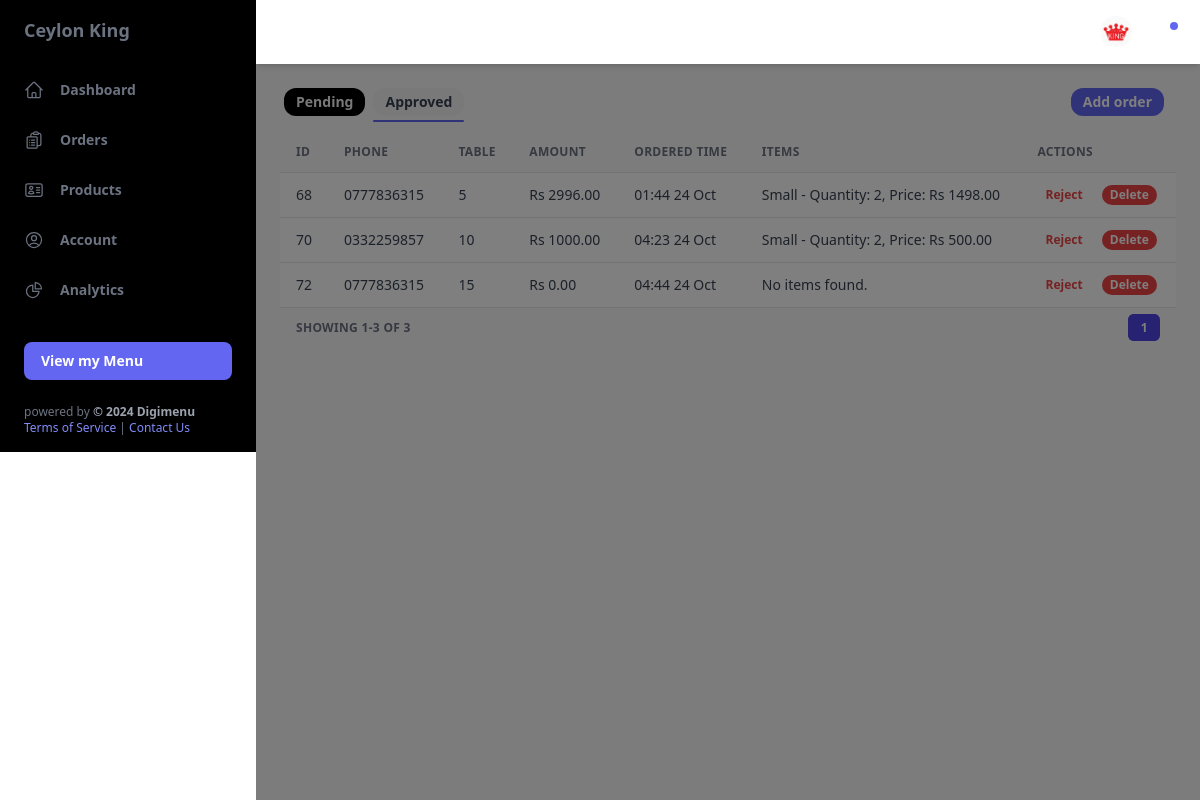
The app's page /dashboard/orders/approved/ (signed in) with its own data.
### main/models.py (models this page shows, shortened)
class Profile(models.Model):
    user = models.OneToOneField(User, on_delete=models.CASCADE)
    phone = models.CharField(max_length=20, blank=True)
    address1 = models.CharField(max_length=200, blank=True)
    resturant_name = models.CharField(max_length=200, blank=True)
    resturant_slogan = models.CharField(max_length=200, blank=True)
    image = models.ImageField(upload_to='uploads/product/', blank=True, null=True)
    description = models.CharField(max_length=400, default='0', blank=True, null=True)
    city = models.CharField(max_length=200, blank=True)
    zipcode = models.CharField(max_length=200, blank=True)
    country = models.CharField(max_length=200, blank=True)

class Portion(models.Model):
    product = models.ForeignKey(Product, on_delete=models.CASCADE, related_name='portions')
    name = models.CharField(max_length=100)
    price = models.DecimalField(default=0, decimal_places=2, max_digits=6)
    size = models.CharField(max_length=20, null=True, blank=True)

### cart/models.py (models this page shows, shortened)
class Order(models.Model):
	phone = models.CharField(max_length=20, blank=True)
	table_no = models.PositiveBigIntegerField(default=1, null=False)
	amount_paid = models.DecimalField(max_digits=7, decimal_places=2)
	date_ordered = models.DateTimeField(auto_now_add=True)
	resturant = models.ForeignKey(Profile, on_delete=models.CASCADE)
	approval = models.BooleanField(default=False)

class OrderItem(models.Model):
	order = models.ForeignKey(Order, on_delete=models.CASCADE, null=True)
	portion = models.ForeignKey(Portion, on_delete=models.CASCADE, null=True)
	quantity = models.PositiveBigIntegerField(default=1)
	price = models.DecimalField(max_digits=7, decimal_places=2)

### dashboard/views.py (the view, shortened to what this page needs)
# urls.py: path('orders/approved/', views.approved, name='approved'),
@login_required
def approved(request):
    profile = get_object_or_404(Profile, user=request.user)
    today = now().date()
    orders_list = Order.objects.filter(resturant=profile, date_ordered__date=today, approval=True).order_by('date_ordered')
    paginator = Paginator(orders_list, 10)
    page_number = request.GET.get('page')
    orders = paginator.get_page(page_number)
    context = {
        'orders': orders,
        'title': 'Orders'
    }
    return render(request, 'orders.html', context)

### cart/cart.py (called while the page is built)
    def cart_total(self, app_id):
        self.session_key = f'app_{app_id}_cart'
        self.cart = self.session.get(self.session_key, {})
        portion_ids = self.cart.keys()
        portions = Portion.objects.filter(id__in=portion_ids)
        quantities = self.cart
        total = 0
        for key, value in quantities.items():
            key = int(key)
            for portion in portions:
                if portion.id == key:
                    total = total + (portion.price * value)
        return total

    def __len__(self):
        return len(self.cart)

    def get_prods(self):
        portion_ids = self.cart.keys()
        portions = Portion.objects.filter(id__in=portion_ids)
        return portions

    def get_quants(self):
        return self.cart

### cart/context_processors.py (called while the page is built)
def cart_items(request):
    app_id = request.resolver_match.kwargs.get('resturant_id')
    cart = Cart(request, app_id)
    return {
        'cart_products': cart.get_prods(),
        'quantities': cart.get_quants(),
        'total_items': cart.__len__(),
        'totals': cart.cart_total(app_id),
    }

### dashboard/context_processors.py (called while the page is built)
def profile(request):
    if request.user.is_authenticated:
        profile = get_object_or_404(Profile, user=request.user)
        categories = Category.objects.filter(resturant=profile)
        return {"profile": profile, "menus": categories}
    else:
        return {}  # Return an empty context or default values as needed

### main/context_processors.py (called while the page is built, shortened)
def resturant(request):
    resturant_id = request.resolver_match.kwargs.get('resturant_id', None)
    return {}

### dashboard/templates/orders.html (shortened to what this page needs)
{% extends 'dbase.html' %}
{% load static %}
{% block content %}
{% include 'ordertabs.html' %}
<div class="w-full overflow-hidden rounded-lg shadow-xs mb-6">
  <div class="w-full overflow-x-auto">
    <table class="w-full whitespace-no-wrap">
      <thead>
        <tr
          class="text-xs font-semibold tracking-wide text-left text-gray-500 uppercase border-b dark:border-gray-700 bg-gray-50 dark:text-gray-100 dark:bg-black"
        >
          <th class="px-4 py-3 w-6">ID</th>
          <th class="px-4 py-3">Phone</th>
          <th class="px-4 py-3">Table</th>
          <th class="px-4 py-3">Amount </th>
          <th class="px-4 py-3">Ordered Time</th>
          <th class="px-4 py-3">Items</th>
          <th class="px-4 py-3">Actions</th>
        </tr>
      </thead>
      <tbody
        class="bg-white divide-y dark:divide-gray-700 dark:bg-black"
      >
      {% if orders %}
      {% for order in orders %}
        <tr class="text-gray-700 dark:text-gray-400 ">
          <td class="px-4 py-3 text-sm align-top text-left">{{ order.id }}</td>
          <td class="px-4 py-3 text-sm align-top text-left">{{ order.phone }}</td>
          <td class="px-4 py-3 text-sm align-top text-left">{{ order.table_no }}</td>
          <td class="px-4 py-3 text-sm align-top text-left">Rs {{ order.amount_paid }}</td>
          <td class="px-4 py-3 text-sm align-top text-left">{{ order.date_ordered|date:"H:i d M" }}</td>
          <td class="px-4 py-3 text-sm align-top text-left">
            <ul>
              {% for item in order.orderitem_set.all %}
                <li>{{ item.portion.name }} - Quantity: {{ item.quantity }}, Price: Rs {{ item.price }}</li>
              {% empty %}
                <li>No items found.</li>
              {% endfor %}
            </ul>
          </td>
          <td class="px-4 py-3 text-xs flex flex-row">
            <form method="post">
              {% if request.path == '/dashboard/orders/approved/' %}
              <button type="submit" name="reject_order" value="{{ order.id }}" class="bg-white rounded-xl font-bold text-red-500 px-2 py-0.5">Reject</button>
              {% endif %}
              <button type="submit" name="delete_order" value="{{ order.id }}" class="bg-red-500 rounded-xl ml-2 font-bold text-white px-2 py-0.5">Delete</button>
            </form>
          </td>
        </tr>
      {% endfor %}
      {% else %}
        <tr>
          <td colspan="7" class="text-center py-4 text-gray-600">
            No orders found.
          </td>
        </tr>
      {% endif %}
      </tbody>
    </table>
  </div>
  <div
  class="grid px-4 py-3 text-xs font-semibold tracking-wide text-gray-500 uppercase border-t dark:border-gray-700 bg-gray-50 sm:grid-cols-9 dark:text-gray-400 dark:bg-black"
>
  <span class="flex items-center col-span-3">
    Showing {{ orders.start_index }}-{{ orders.end_index }} of {{ orders.paginator.count }}
  </span>
  <span class="col-span-2"></span>
  <span class="flex col-span-4 mt-2 sm:mt-auto sm:justify-end">
    <nav aria-label="Table navigation">
      <ul class="inline-flex items-center">
        {% for num in orders.paginator.page_range %}
          {% if orders.number == num %}
            <li>
              <span class="px-3 py-1 text-white transition-colors duration-150 bg-indigo-600 border border-r-0 border-indigo-600 rounded-md focus:outline-none focus:shadow-outline-indigo">{{ num }}</span>
            </li>
          {% elif num > orders.number|add:'-3' and num < orders.number|add:'3' %}
            <li>
              <a href="?page={{ num }}" class="px-3 py-1 rounded-md focus:outline-none focus:shadow-outline-indigo">{{ num }}</a>
            </li>
          {% endif %}
        {% endfor %}
      </ul>
    </nav>
  </span>
</div>
</div>
{% endblock %}

### dashboard/templates/dsidebar.html (shortened to what this page needs)
<aside
  class="z-20 hidden w-64 overflow-y-auto bg-white dark:bg-black md:block "
>
  <div class="py-4 text-gray-500 dark:text-gray-400 bg-black">
    <a
      class="ml-6 text-lg font-bold text-blabg-black dark:text-gray-200"
      href="#"
    >
      {{profile.resturant_name}}
    </a>
    <ul class="mt-6 ">
      <li class="relative px-6 py-3">
        <a
          class="inline-flex items-center w-full text-sm font-semibold transition-colors duration-150 hover:text-blabg-black {% if request.path == '/dashboard/' %} text-white {% endif %} "
          href="{% url 'dashboard' %}"
        >
          <span class="ml-4">Dashboard</span>
        </a>
      </li>
    </ul>
    <ul>
      <li class="relative px-6 py-3">
        <a
          class="inline-flex items-center w-full text-sm font-semibold transition-colors duration-150 hover:text-blabg-black dark:hover:text-gray-200 {% if request.path == '/dashboard/orders/' %} text-white {% endif %}"
          href="{% url 'orders' %}"
        >
          <span class="ml-4">Orders</span>
        </a>
      </li>
      <li class="relative px-6 py-3">
        <a
          class="inline-flex items-center w-full text-sm font-semibold transition-colors duration-150 hover:text-blabg-black dark:hover:text-gray-200 {% if request.path == '/dashboard/products/' %} text-white {% endif %}"
          href="{% url 'products' %}"
        >
          <span class="ml-4">Products</span>
        </a>
      </li>
      <li class="relative px-6 py-3">
        <a
          class="inline-flex items-center w-full text-sm font-semibold transition-colors duration-150 hover:text-blabg-black dark:hover:text-gray-200"
          href="{% url 'user_info' %}"
        >
          <span class="ml-4">Account</span>
        </a>
      </li>
      <li class="relative px-6 py-3">
        <a
          class="inline-flex items-center w-full text-sm font-semibold transition-colors duration-150 hover:text-blabg-black dark:hover:text-gray-200"
          href="#"
        >
          <span class="ml-4">Analytics</span>
        </a>
      </li>
    </ul>
    <div class="px-6 my-6">
      <a
        class="flex items-center justify-between w-full font-bold px-4 py-2 text-sm text-white transition-colors duration-150 bg-indigo-500 border border-transparent rounded-lg active:bg-indigo-600 hover:bg-indigo-700 focus:outline-none focus:shadow-outline-indigo" href="{% url 'menuhome' profile.id %}"
      >
        View my Menu
      </a>
    </div>
    <div class="text-gray-500 text-left text-xs px-6 mt-auto">
      powered by <a class="font-bold text-gray-400" href="https://digimenu.lk">© 2024 Digimenu </a>
      <div class="flex-row ">
        <a href="/terms-service" class="text-indigo-400 hover:text-indigo-600">Terms of Service</a> |
        <a href="/contact-us" class="text-indigo-400 hover:text-indigo-600">Contact Us</a>
      </div>
    </div>
  </div>
</aside>

### dashboard/templates/dheader.html (shortened to what this page needs)
<header class="z-10 py-4 bg-white shadow-md dark:bg-black ">
    <div
      class="container flex items-center justify-between h-full px-6 mx-auto text-indigo-600 dark:text-indigo-300"
    >
    <h1 class="text-2xl font-bold text-white">{{title}}</h1>
      <ul class="flex items-center flex-shrink-0 space-x-6">
        <li class="relative ">
            <button
              class="align-middle rounded-full focus:shadow-outline-indigo focus:outline-none"
              @click="toggleProfileMenu"
              @keydown.escape="closeProfileMenu"
              aria-label="Account"
              aria-haspopup="true"
            >
              <img
                class="object-cover w-8 h-8 rounded-full"
                src="{{profile.image.url}}"
                alt=""
                aria-hidden="true"
              />
            </button>
          </li>
        <li class="relative ">
          <button
            class="relative align-middle rounded-md focus:outline-none focus:shadow-outline-indigo"
            @click="toggleNotificationsMenu"
            @keydown.escape="closeNotificationsMenu"
            aria-label="Notifications"
            aria-haspopup="true"
          >
            <svg
              class="w-5 h-5"
              aria-hidden="true"
              fill="white"
              viewBox="0 0 20 20"
            >
              <path
                d="M10 2a6 6 0 00-6 6v3.586l-.707.707A1 1 0 004 14h12a1 1 0 00.707-1.707L16 11.586V8a6 6 0 00-6-6zM10 18a3 3 0 01-3-3h6a3 3 0 01-3 3z"
              ></path>
            </svg>
            <span
              aria-hidden="true"
              class="absolute top-0 right-0 inline-block w-3 h-3 transform translate-x-1 -translate-y-1 bg-indigo-500 border-2 border-white rounded-full dark:border-blabg-black"
            ></span>
          </button>
        </li>
      </ul>
    </div>
  </header>

### records on screen
Profile: resturant_name "Ceylon King", image (picture)
Order: id "68", phone "0777836315", table_no "5", amount_paid "2996.00", date_ordered "01:44 24 Oct"
OrderItem: portion.name "Small", quantity "2", price "1498.00"
Order: id "70", phone "0332259857", table_no "10", amount_paid "1000.00", date_ordered "04:23 24 Oct"
OrderItem: portion.name "Small", quantity "2", price "500.00"
Order: id "72", phone "0777836315", table_no "15", amount_paid "0.00", date_ordered "04:44 24 Oct"

### other values on screen
{{ orders.start_index }} "1"
{{ orders.end_index }} "3"
{{ orders.paginator.count }} "3"
{{ num }} "1"
